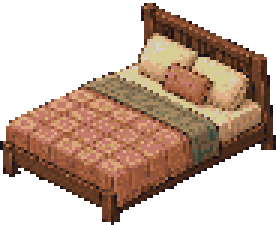
#> input picture prototypes/pixel-home/assets/ai/bed.png, 92 x 75 px (shown 3 times larger)
$ python annotate.py --in ../assets/ai/bed.png
#> lines starting #> are read from the running program, lines starting #| are printed output that depends on the picture
#!/usr/bin/env python3
"""Overlay a labeled grid (and optional crosshair marks) on a raw render so
footprint corners can be located by eye.

Usage:
  uv run python tools/annotate.py --in raw/bed.png [--grid 64] [--marks "x,y x,y ..."] [--out preview.png]
"""

from __future__ import annotations

import argparse
from pathlib import Path

from PIL import Image, ImageDraw

GRID_COLOR = (0, 255, 128, 160)
LABEL_COLOR = (255, 255, 255, 255)
MARK_COLOR = (255, 40, 40, 255)


def main() -> None:
    ap = argparse.ArgumentParser()
    ap.add_argument("--in", dest="src", required=True)
    ap.add_argument("--grid", type=int, default=64)
    ap.add_argument("--marks", default="")
    ap.add_argument("--out", default="")
    args = ap.parse_args()

    src = Path(args.src)
    img = Image.open(src).convert("RGBA")
#> img is the input picture: PIL image 92x75 RGBA; mean R, G, B, A 89.5, 62.3, 52.6, 133.4
    draw = ImageDraw.Draw(img)
    step = args.grid
    for x in range(0, img.width, step):
        draw.line([(x, 0), (x, img.height)], fill=GRID_COLOR, width=1)
        draw.text((x + 2, 2), str(x), fill=LABEL_COLOR)
    for y in range(0, img.height, step):
        draw.line([(0, y), (img.width, y)], fill=GRID_COLOR, width=1)
        draw.text((2, y + 2), str(y), fill=LABEL_COLOR)

    for token in args.marks.split():
        x, y = (int(v) for v in token.split(","))
        draw.line([(x - 18, y), (x + 18, y)], fill=MARK_COLOR, width=3)
        draw.line([(x, y - 18), (x, y + 18)], fill=MARK_COLOR, width=3)

    out = Path(args.out) if args.out else src.with_name(src.stem + "-annotated.png")
    img.save(out)
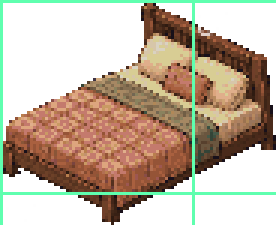
#> saved as bed-annotated.png: PIL image 92x75 RGBA (shown 3 times larger); mean R, G, B, A 91.7, 77.7, 61.7, 140.8; transparent parts drawn white
    print(f"wrote {out}")


if __name__ == "__main__":
    main()

$ run again, with prototypes/pixel-home/assets/ai/bookcase.png copied over prototypes/pixel-home/assets/ai/bed.png
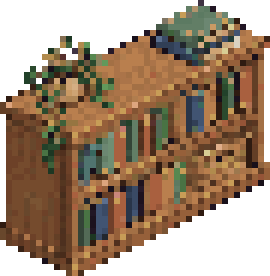
#> input picture prototypes/pixel-home/assets/ai/bookcase.png, 45 x 46 px (shown 6 times larger)
#> in main, img is the input picture: PIL image 45x46 RGBA; mean R, G, B, A 92.8, 68.8, 51, 177.6
#> in main, `img.save(out)`:
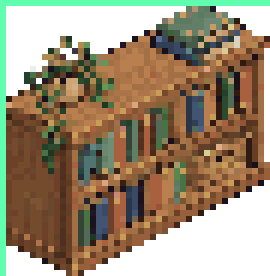
#> saved as bed-annotated.png: PIL image 45x46 RGBA (shown 6 times larger); mean R, G, B, A 95.3, 82.9, 59.1, 186.3; transparent parts drawn white

$ run again, with prototypes/pixel-home/assets/ai/coffeeTable.png copied over prototypes/pixel-home/assets/ai/bed.png
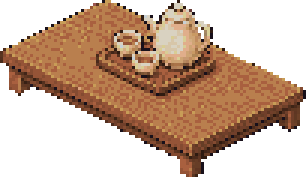
#> input picture prototypes/pixel-home/assets/ai/coffeeTable.png, 102 x 60 px (shown 3 times larger)
#> in main, img is the input picture: PIL image 102x60 RGBA; mean R, G, B, A 94.3, 63.3, 49.4, 132.8
#> in main, `img.save(out)`:
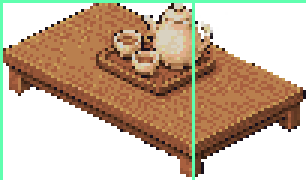
#> saved as bed-annotated.png: PIL image 102x60 RGBA (shown 3 times larger); mean R, G, B, A 95.2, 74.2, 55.7, 137.8; transparent parts drawn white

$ run again, with prototypes/pixel-home/assets/ai/desk.png copied over prototypes/pixel-home/assets/ai/bed.png
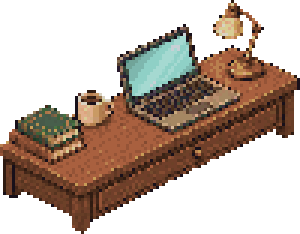
#> input picture prototypes/pixel-home/assets/ai/desk.png, 100 x 78 px (shown 3 times larger)
#> in main, img is the input picture: PIL image 100x78 RGBA; mean R, G, B, A 69.4, 49.3, 44, 119.9
#> in main, `img.save(out)`:
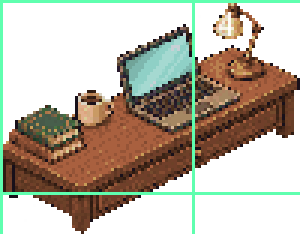
#> saved as bed-annotated.png: PIL image 100x78 RGBA (shown 3 times larger); mean R, G, B, A 71.4, 63.6, 52.3, 126.4; transparent parts drawn white
